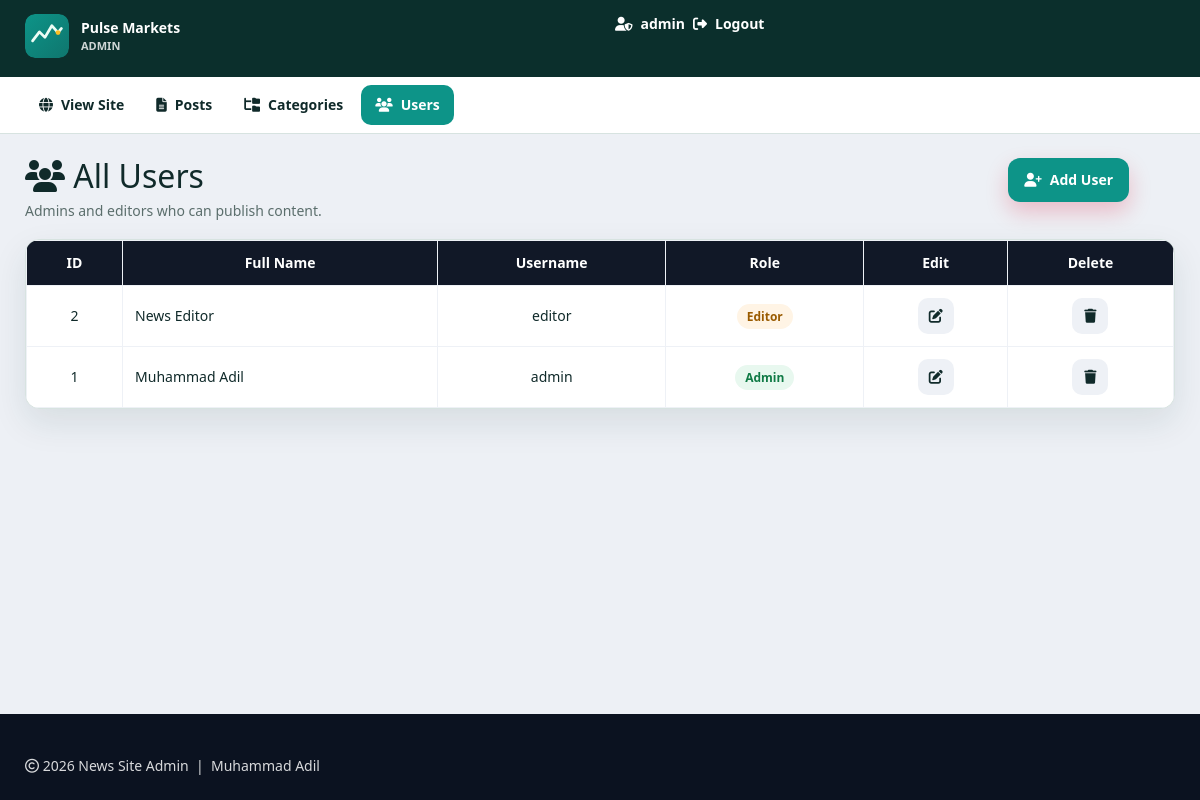
Before: /admin/users.php (signed in) with the older database file.
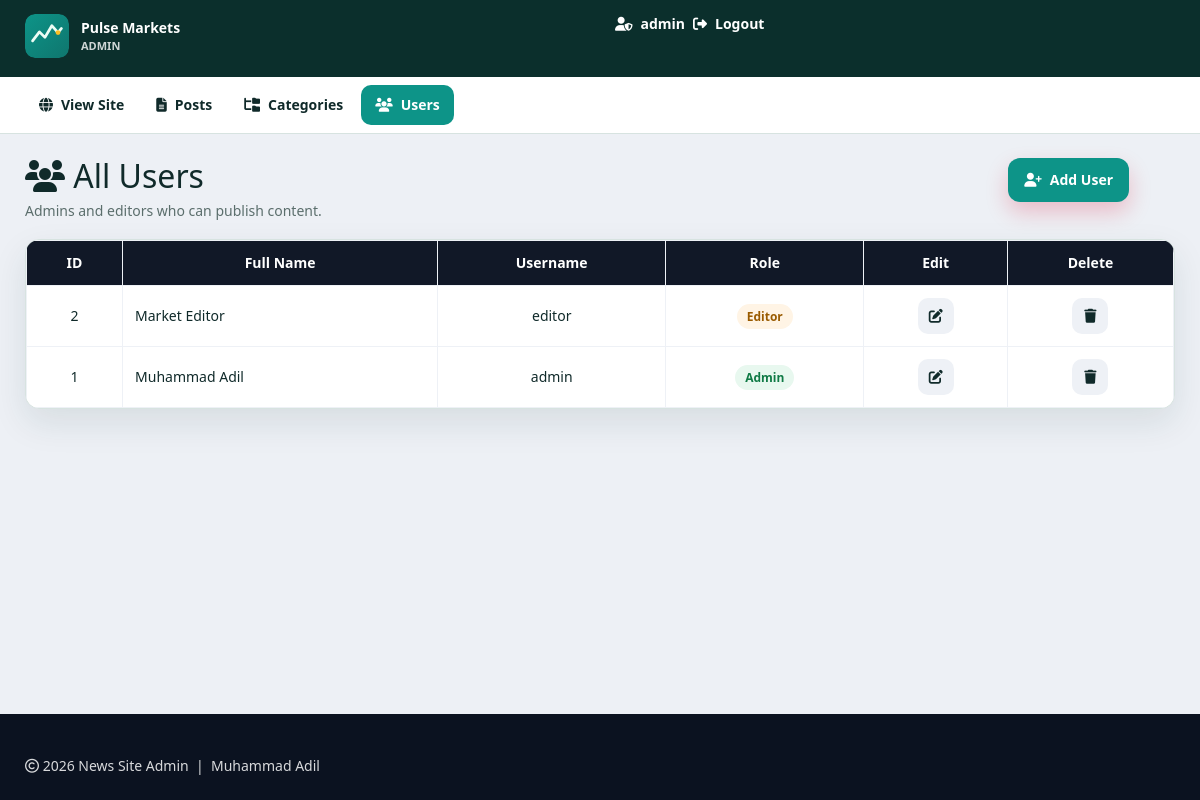
After: the same page with the newer database file.
### tables this page shows
CREATE TABLE `users` (
  `id` int(11) NOT NULL AUTO_INCREMENT,
  `first_name` varchar(30) NOT NULL,
  `last_name` varchar(30) NOT NULL,
  `username` varchar(30) DEFAULT NULL,
  `password` varchar(40) DEFAULT NULL,
  `role` int(11) NOT NULL COMMENT '1=Admin, 0=Normal',
  PRIMARY KEY (`id`)
);

### includes/helpers.php (called while the page is built, shortened)
<?php
function e($value)
{
    return htmlspecialchars((string) $value, ENT_QUOTES, 'UTF-8');
}

### admin/users.php (the view, shortened to what this page needs)
<?php
include "header.php";
include "config.php";
?>
  <div id="admin-content">
      <div class="container">
          <div class="row">
              <div class="col-xs-12 col-sm-8 col-md-10">
                  <h1 class="admin-heading"><i class="fa-solid fa-users"></i> All Users</h1>
                  <p class="admin-sub">Admins and editors who can publish content.</p>
              </div>
              <div class="col-xs-12 col-sm-4 col-md-2">
                  <a class="add-new btn btn-brand" href="add-user.php"><i class="fa-solid fa-user-plus"></i> Add User</a>
              </div>
              <div class="col-xs-12">
                  <?php
                 $limit = 10;
                 $page = isset($_GET['page']) ? max(1, (int) $_GET['page']) : 1;
                 $offset = ($page - 1) * $limit;
                 $sql = "SELECT * FROM users ORDER BY id DESC LIMIT {$offset}, {$limit}";
                 $result = mysqli_query($conn, $sql) or die("query failed.");
                 if (mysqli_num_rows($result) > 0) {
                  ?>
                  <div class="table-wrap">
                  <table class="content-table">
                      <thead>
                          <tr>
                          <th>ID</th>
                          <th>Full Name</th>
                          <th>Username</th>
                          <th>Role</th>
                          <th>Edit</th>
                          <th>Delete</th>
                          </tr>
                      </thead>
                      <tbody>
                      <?php while ($row = mysqli_fetch_assoc($result)) { ?>
                          <tr>
                              <td class="id"><?php echo (int) $row['id']; ?></td>
                              <td><?php echo e($row['first_name'] . ' ' . $row['last_name']); ?></td>
                              <td><?php echo e($row['username']); ?></td>
                              <td>
                                <span class="badge-role <?php echo ((int) $row['role'] === 1) ? 'is-admin' : 'is-editor'; ?>">
                                  <?php echo ((int) $row['role'] === 1) ? 'Admin' : 'Editor'; ?>
                                </span>
                              </td>
                              <td class="edit">
                                <a class="action-btn edit-btn" href="update-user.php?id=<?php echo (int) $row['id']; ?>" title="Edit">
                                  <i class="fa-solid fa-pen-to-square"></i>
                                </a>
                              </td>
                              <td class="delete">
                                <a class="action-btn delete-btn" href="delete-user.php?id=<?php echo (int) $row['id']; ?>" title="Delete" onclick="return confirm('Delete this user?');">
                                  <i class="fa-solid fa-trash"></i>
                                </a>
                              </td>
                          </tr>
                          <?php } ?>
                      </tbody>
                  </table>
                  </div>
                  <?php
                 } else {
                    echo "<p class='empty-state'>No users found.</p>";
                 }
                  ?>
              </div>
          </div>
      </div>
  </div>
<?php include "footer.php"; ?>

Changed rows visible on the page:
changed users "editor": first_name+last_name "News Editor" → "Market Editor"
